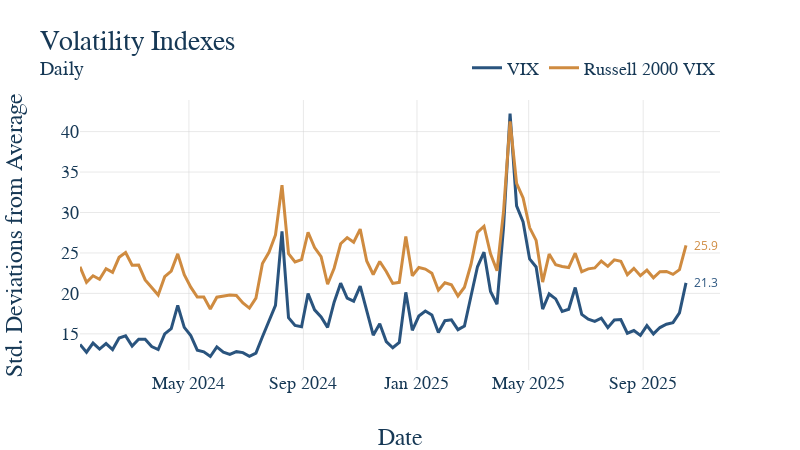

Notebook cell for this chart:
### Markdown cell above
5. Now that all our data is ready, make the graph and have it save itself as a .html file to graph_output whenver the notebooks is rerun. The name of the file should exactly match the notebook name. For instance, this file "example.ipynb" produces the graph "example.html." Nice work, you made a graph!

### Code cell
# First make the figure
fig = go.Figure()


# Loop the columns of the dataframe and plot each as a separate trace
for col in joined_df.columns:
    fig.add_trace(
        go.Scatter(
            x=joined_df.index,
            y=joined_df[col],
            mode='lines',
            name=col
        )
    )

# Update the titles, using the html tag <sup> for a subtitle 
fig.update_layout(
    title = dict(
        text = 'Volatility Indexes<br><sup>Daily</sup>',  # Add comma here
        font=dict(size=28)),
    xaxis_title="Date",
    yaxis_title="Std. Deviations from Average",
    legend=dict(
        font=dict(size=18)  # Change legend font size
    )
)

# This is graph specific, but here we want the y-axis to be billions of dollars
fig.update_yaxes(
    tickformat=",.0f",
)

# Again, graph specific, we have a mutliyear series and want tick marks to be years
fig.update_xaxes(
    type='date',
    tickformat='%b %Y',
    dtick="M4"
)

ut.add_end_labels(fig)

fig.update_layout(
    height=450,
    width=800,
)

# Show our figure (Dimensions may be off on different screen sizes)
fig.show()

# This should be the same for EVERY GRAPH!
# Save it to the graph_output folder with the name matching the file, as HTML
fig.write_html(GRAPH_OUTPUT_PATH / f"{GRAPH_NAME}.html")
